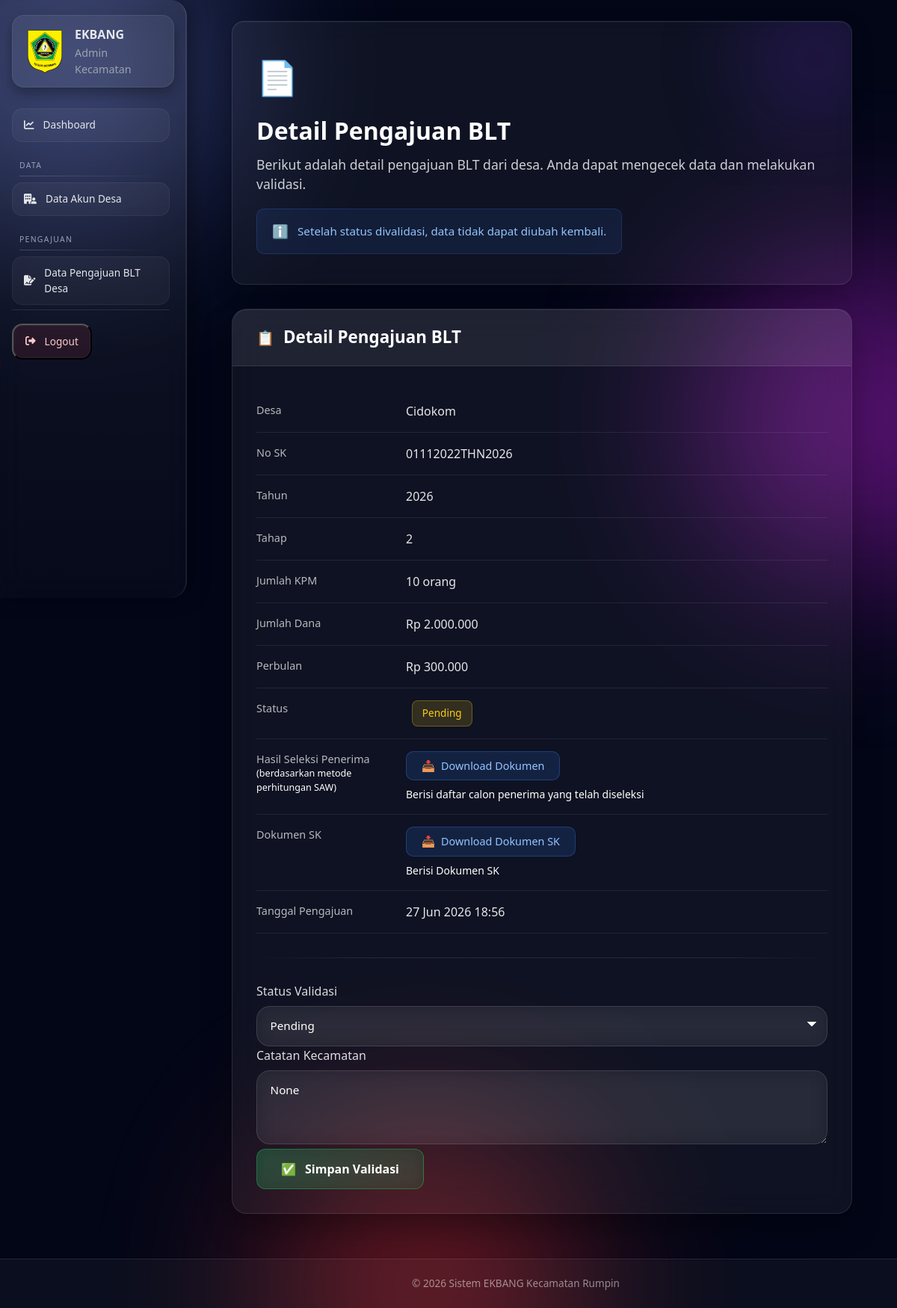
The page /kecamatan/kecamatan/pengajuan/1/validasi/ (signed in) on the database its author committed.
### ekbang/models.py (models this page shows, shortened)
class PengajuanBLT(models.Model):
    desa = models.ForeignKey(Desa, on_delete=models.CASCADE, related_name='pengajuan')
    divalidasi_oleh = models.ForeignKey(
        AdminKecamatan, on_delete=models.SET_NULL, null=True, blank=True,
        related_name='pengajuan_divalidasi'
    )
    noSK = models.CharField(max_length=70)
    fileSK = models.FileField(
        upload_to='SK_BLT/',
        validators=[FileExtensionValidator(['doc', 'docx', 'xls', 'xlsx', 'pdf'])]
    )
    file_hasil_saw = models.FileField(
        upload_to='saw/',
        validators=[FileExtensionValidator(['doc', 'docx', 'xls', 'xlsx', 'pdf'])]
    )
    jumlah_dana = models.IntegerField()
    perbulan = models.IntegerField()
    jumlah_kpm = models.IntegerField()
    tahap = models.CharField(max_length=20)
    tahun = models.IntegerField()
    status = models.CharField(
        max_length=20,
        choices=[('pending', 'Pending'), ('valid', 'Valid'), ('tidak_valid', 'Tidak Valid')],
        default='pending'
    )
    catatan = models.TextField(blank=True, null=True)
    tanggal_validasi = models.DateTimeField(null=True, blank=True)
    created_at = models.DateTimeField(auto_now_add=True)

class Desa(models.Model):
    user = models.OneToOneField(User, on_delete=models.CASCADE, related_name='desa')
    dibuat_oleh = models.ForeignKey(
        AdminKecamatan, on_delete=models.CASCADE, related_name='desa_dibuat',
        help_text='Admin kecamatan yang membuat akun desa'
    )
    nama_desa = models.CharField(max_length=100)
    kecamatan = models.CharField(max_length=100)
    alamat_kantor = models.TextField()
    created_at = models.DateTimeField(auto_now_add=True)

### ekbang/proses/decorators.py (the view)
        def wrapper(request, *args, **kwargs):
            if role == 'kecamatan':
                if not hasattr(request.user, 'admin_kecamatan'):
                    messages.error(request, 'Anda tidak punya akses')
                    return redirect('login')
            elif role == 'desa':
                if not hasattr(request.user, 'desa'):
                    messages.error(request, 'Anda tidak punya akses')
                    return redirect('login')
            else:
                messages.error(request, 'Role tidak dikenali')
                return redirect('login')
            return view_func(request, *args, **kwargs)

### ekbang/views/kecamatan.py (called while the page is built, shortened)
@login_required
@role_required('kecamatan')
def pengajuan_detail(request, pk):
    pengajuan = get_object_or_404(
        PengajuanBLT.objects.select_related('desa'),
        pk=pk
    )
    if pengajuan.status == 'valid':
        messages.info(request, 'Pengajuan ini sudah divalidasi')
        return render(request, 'kecamatan/pengajuan_detail.html', {
            'pengajuan': pengajuan,
            'locked': True
        })
    return render(request, 'kecamatan/pengajuan_detail.html', {
        'pengajuan': pengajuan,
        'locked': False
    })

### ekbang/templates/kecamatan/pengajuan_detail.html (shortened to what this page needs)
{% extends 'base/base_kec.html' %}
{% load static %}
{% load humanize %}
{% block extra_css %}
<link rel="stylesheet" href="{% static 'css/kecamatan/pengajuan_detail.css' %}">
{% endblock %}
{% block content %}
<div class="hero-validasi">
    <div class="hero-validasi-orb"></div>
    <div class="hero-validasi-content">
        <div class="hero-validasi-icon">📄</div>
        <h1 class="hero-validasi-title">Detail Pengajuan BLT</h1>
        <p class="hero-validasi-subtitle">
            Berikut adalah detail pengajuan BLT dari desa. Anda dapat mengecek data dan melakukan validasi.
        </p>
        <div class="hero-validasi-info">
            <p>Setelah status divalidasi, data tidak dapat diubah kembali.</p>
        </div>
    </div>
</div>
<div class="card-detail">
    <div class="card-header-detail">
        <h5>Detail Pengajuan BLT</h5>
    </div>
    <div class="card-body-detail">
        <table class="table-detail">
            <tr>
                <th>Desa</th>
                <td>{{ pengajuan.desa.nama_desa }}</td>
            </tr>
            <tr>
                <th>No SK</th>
                <td>{{ pengajuan.noSK }}</td>
            </tr>
            <tr>
                <th>Tahun</th>
                <td>{{ pengajuan.tahun }}</td>
            </tr>
            <tr>
                <th>Tahap</th>
                <td>{{ pengajuan.tahap }}</td>
            </tr>
            <tr>
                <th>Jumlah KPM</th>
                <td>{{ pengajuan.jumlah_kpm }} orang</td>
            </tr>
            <tr>
                <th>Jumlah Dana</th>
                <td>Rp {{ pengajuan.jumlah_dana|intcomma }}</td>
            </tr>
            <tr>
                <th>Perbulan</th>
                <td>Rp {{ pengajuan.perbulan|intcomma }}</td>
            </tr>
            <tr>
                <th>Status</th>
                <td>
                    {% if pengajuan.status == 'pending' %}
                        <span class="badge-status status-pending">Pending</span>
                    {% elif pengajuan.status == 'valid' %}
                        <span class="badge-status status-valid">Valid</span>
                    {% else %}
                        <span class="badge-status status-tidak_valid">Tidak Valid</span>
                    {% endif %}
                </td>
            </tr>
            <tr>
                <th>
                    Hasil Seleksi Penerima
                    <small class="text-muted" style="display: block; font-weight: normal; color: white;">
                        (berdasarkan metode perhitungan SAW)
                    </small>
                </th>
                <td>
                    <a href="{{ pengajuan.file_hasil_saw.url }}" class="btn-download" target="_blank">
                        Download Dokumen
                    </a>
                    <small style="display: block; color: rgba(255,255,255,0.6); margin-top: 0.5rem;">
                        Berisi daftar calon penerima yang telah diseleksi
                    </small>
                </td>
            </tr>
            <tr>
                <th>
                    Dokumen SK
                </th>
                <td>
                    <a href="{{ pengajuan.fileSK.url }}" class="btn-download" target="_blank">
                        Download Dokumen SK
                    </a>
                    <small style="display: block; color: rgba(255,255,255,0.6); margin-top: 0.5rem;">
                        Berisi Dokumen SK
                    </small>
                </td>
            </tr>
            <tr>
                <th>Tanggal Pengajuan</th>
                <td>{{ pengajuan.created_at|date:"d M Y H:i" }}</td>
            </tr>
        </table>
        <div class="divider"></div>
        <form method="post">
            <div class="form-group">
                <label class="form-label">Status Validasi</label>
                <select name="status" class="form-control-custom" {% if locked %}disabled{% endif %}>
                    <option value="pending" {% if pengajuan.status == 'pending' %}selected{% endif %}>Pending</option>
                </select>
            </div>
            <div class="form-group">
                <label class="form-label">Catatan Kecamatan</label>
                <textarea name="catatan" class="form-control-custom" rows="3"
                    placeholder="Berikan catatan jika diperlukan...">{{ pengajuan.catatan }}</textarea>
            </div>
            {% if not locked %}
                <button type="submit" class="btn-submit">
                    Simpan Validasi
                </button>
            {% endif %}
        </form>
    </div>
</div>
{% endblock %}

### ekbang/static/css/kecamatan/pengajuan_detail.css (style rules this page uses)
.hero-validasi { padding: 2.5rem 2rem; margin: 0 2rem 2rem; position: relative; overflow: hidden; background: rgba(255, 255, 255, 0.05); backdrop-filter: blur(15px); border-radius: 16px; border: 1px solid rgba(255, 255, 255, 0.1); box-shadow: 0 10px 30px rgba(0, 0, 0, 0.2), inset 0 1px 0 rgba(255, 255, 255, 0.05); }
.hero-validasi-content { position: relative; z-index: 2; max-width: 1000px; }
.hero-validasi-icon { font-size: 2.8rem; margin-bottom: 1.25rem; display: inline-block; }
.hero-validasi-title { font-size: 2rem; font-weight: 600; color: #fff; margin-bottom: 0.75rem; line-height: 1.2; }
.hero-validasi-subtitle { font-size: 1.1rem; color: rgba(255, 255, 255, 0.8); line-height: 1.5; margin-bottom: 1.25rem; max-width: 800px; }
.hero-validasi-info { background: rgba(59, 130, 246, 0.1); border: 1px solid rgba(59, 130, 246, 0.2); border-radius: 10px; padding: 1rem 1.25rem; display: inline-flex; align-items: center; gap: 0.75rem; }
.hero-validasi-info p { color: #93c5fd; margin: 0; font-size: 0.95rem; font-weight: 500; }
.hero-validasi-info:before { content: "ℹ️"; font-size: 1.1rem; }
.hero-validasi-orb { position: absolute; width: 200px; height: 200px; border-radius: 50%; filter: blur(60px); opacity: 0.2; z-index: 1; right: -50px; top: -50px; background: rgb(109, 40, 217); }
.card-detail { background: rgba(255, 255, 255, 0.05); backdrop-filter: blur(20px); border-radius: 20px; border: 1px solid rgba(255, 255, 255, 0.1); box-shadow: 0 20px 40px rgba(0, 0, 0, 0.3), inset 0 1px 0 rgba(255, 255, 255, 0.08); overflow: hidden; margin: 2rem; }
.card-header-detail { background: rgba(255, 255, 255, 0.07); padding: 1.5rem 2rem; border-bottom: 1px solid rgba(255, 255, 255, 0.1); }
.card-header-detail h5 { color: #fff; font-weight: 600; margin: 0; font-size: 1.4rem; display: flex; align-items: center; gap: 0.75rem; }
.card-header-detail h5:before { content: "📋"; font-size: 1.2rem; }
.card-body-detail { padding: 2rem; }
.table-detail { width: 100%; color: rgba(255, 255, 255, 0.9); margin-bottom: 2rem; }
.table-detail tr { border-bottom: 1px solid rgba(255, 255, 255, 0.08); transition: background 0.2s ease; }
.table-detail th, .table-detail td { padding: 1rem 0; vertical-align: top; }
.table-detail th { width: 200px; color: rgba(255, 255, 255, 0.7); font-weight: 500; font-size: 0.9rem; }
.table-detail td { font-weight: 400; }
.table-detail small { color: white !important; }
.divider { height: 1px; background: linear-gradient(90deg, transparent 0%, rgba(255, 255, 255, 0.1) 20%, rgba(255, 255, 255, 0.1) 80%, transparent 100%); margin: 2rem 0; }
.form-group { position: relative; }
.form-group select { background-image: linear-gradient(45deg, transparent 50%, white 50%), linear-gradient(135deg, white 50%, transparent 50%); background-position: calc(100% - 20px) calc(50% - 3px), calc(100% - 14px) calc(50% - 3px); background-size: 6px 6px, 6px 6px; background-repeat: no-repeat; }
.form-control-custom option { background: rgba(15, 23, 42, 0.98); color: white; }
.form-label { display: block; color: rgba(255, 255, 255, 0.85); margin-bottom: 0.5rem; font-weight: 500; }
.form-control-custom { width: 100%; padding: 0.9rem 1.1rem; background: rgba(255, 255, 255, 0.06); border: 1px solid rgba(255, 255, 255, 0.12); border-radius: 18px; color: white; font-size: 0.95rem; backdrop-filter: blur(14px); transition: all 60.s ease; appearance: none; -webkit-appearance: none; -moz-appearance: none; cursor: pointer; }
.btn-submit { background: linear-gradient(135deg, rgba(34, 197, 94, 0.25), rgba(21, 128, 61, 0.2)); border: 1px solid rgba(34, 197, 94, 0.4); color: #fff; padding: 0.875rem 2rem; border-radius: 12px; font-weight: 600; font-size: 1rem; cursor: pointer; transition: all 0.3s ease; backdrop-filter: blur(10px); display: inline-flex; align-items: center; gap: 0.75rem; }
.btn-submit:before { content: "✅"; }
.btn-download { background: rgba(59, 130, 246, 0.15); border: 1px solid rgba(59, 130, 246, 0.3); color: #93c5fd; padding: 0.5rem 1.25rem; border-radius: 10px; font-size: 0.9rem; text-decoration: none; display: inline-flex; align-items: center; gap: 0.5rem; transition: all 0.3s ease; }
.btn-download:before { content: "📥"; }
.badge-status { display: inline-block; padding: 0.4rem 0.8rem; border-radius: 8px; font-size: 0.85rem; font-weight: 500; margin-left: 0.5rem; }
.status-pending { background: rgba(250, 204, 21, 0.15); color: #facc15; border: 1px solid rgba(250, 204, 21, 0.3); }

### rows shown on the page
PengajuanBLT: desa.nama_desa "Cidokom", noSK "01112022THN2026", tahun "2026", tahap "2", jumlah_kpm "10", jumlah_dana "2.000.000", perbulan "300.000", created_at "27 Jun 2026 18:56", status "Pending", catatan "None"
